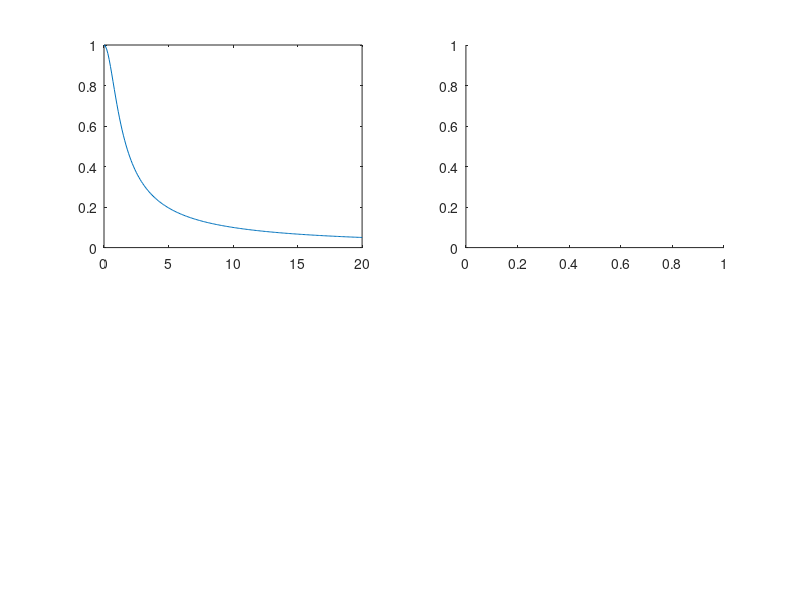

MATLAB code to generate this figure: (Note: this script raises an error after producing the figure.)
w=[0:0.1:20];
t=[0:0.1:8];
num1=[0 0 1];
den1=[0 1 1];
g=freqs(num1,den1,w);
%sistemul 1:
subplot(2,2,1)
plot(w,abs(g))
subplot(2,2,2)
step(num1,den1,t)
den12=[1 0 0];
den12=[1 1 0]
subplot(2,2,3)
step(num1,den12,t)




